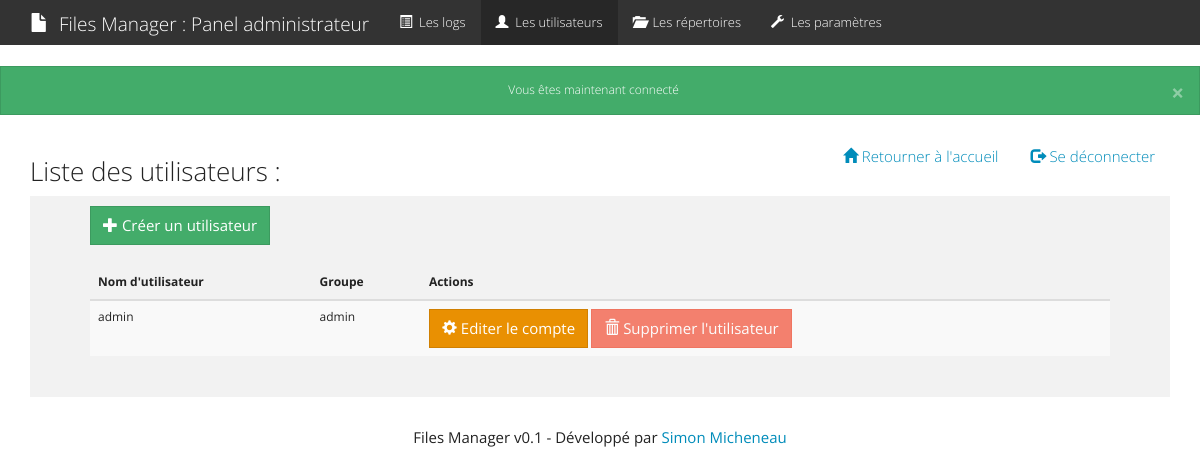
The app's page /admin/users.php (signed in), older data.
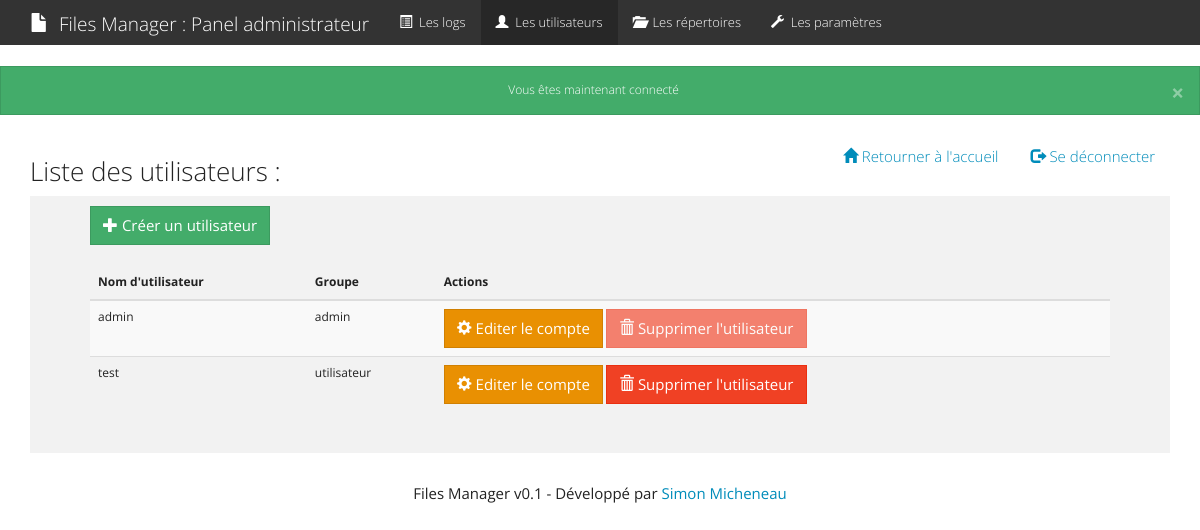
The same page, newer data.
### tables this page shows
CREATE TABLE IF NOT EXISTS `users` (
  `id` int(11) NOT NULL AUTO_INCREMENT,
  `username` varchar(255) NOT NULL,
  `password` varchar(255) NOT NULL,
  `id_rank` int(11) NOT NULL,
  PRIMARY KEY (`id`),
  KEY `id_rank` (`id_rank`)
);

CREATE TABLE IF NOT EXISTS `ranks` (
  `id` int(11) NOT NULL AUTO_INCREMENT,
  `name` varchar(255) NOT NULL,
  PRIMARY KEY (`id`)
);

### inc/function.php (called while the page is built, shortened)
<?php
function csrf(){
    return 'csrf='.$_SESSION['csrf'];
}
?>

### admin/users.php (the view, shortened to what this page needs)
<?php
  $page = "users";
  require_once 'inc/header.php';
?>
  <div class="container">
    <div class="header clearfix">
      <nav>
        <ul class="nav nav-pills pull-right">
          <li><a href="../index.php"><span class="glyphicon glyphicon-home"></span> Retourner à l'accueil</a></li>
          <li><a href="../logout.php"><span class="glyphicon glyphicon-log-out"></span> Se déconnecter</a></li>
        </ul>
      </nav>
      <h3>Liste des utilisateurs :</h3>
    </div>
    <div class="jumbotron">
      <a href="register.php" class="btn btn-success input-margin"><span class="glyphicon glyphicon-plus"></span> Créer un utilisateur</a>
      <br/><br/>
      <table class="table table-striped">
        <thead>
          <tr>
            <th>Nom d'utilisateur</th>
            <th>Groupe</th>
            <th>Actions</th>
          </tr>
        </thead>
        <tbody>
          <?php
            $req = $pdo->query('SELECT * FROM users');
            while($data = $req->fetch()){
              $rank = $pdo->quote($data->id_rank);
              $req2 = $pdo->query("SELECT * FROM ranks WHERE id = $rank");
              $result = $req2->fetch();
              if($data->username == $_SESSION['auth']->username){
                $disabled = 'disabled';
              }else{
                $disabled = '';
              }
              echo '<tr>
                      <td>'.$data->username.'</td>
                      <td>'.$result->name.'</td>
                      <td>
                        <a href="update.php?id='.$data->id.'" class="btn btn-warning input-margin"><span class="glyphicon glyphicon-cog"></span> Editer le compte</a>
                        <a href="users.php?delete='.$data->id.'&'.csrf().'" class="btn btn-danger input-margin '.$disabled.'" onclick="return confirm(\'Êtes vous sur ?\');"><span class="glyphicon glyphicon-trash"></span> Supprimer l\'utilisateur</a>
                      </td>
                    </tr>';
            }
          ?>
        </tbody>
      </table>
    </div>
  </div>
<?php
  require_once 'inc/footer.php';
?>

### admin/inc/header.php (shortened to what this page needs)
<?php
  require_once '../inc/function.php';
?>
<!DOCTYPE html>
<html lang="fr">
  <head>
    <link href="../asset/css/bootstrap.css" rel="stylesheet">
  </head>
  <body>
    <nav class="navbar navbar-default">
    <div class="container">
      <div class="navbar-header">
        <a class="navbar-brand"><span class="glyphicon glyphicon-file"></span> &nbsp;Files Manager : Panel administrateur</a>
      </div>
      <div class="collapse navbar-collapse" id="bs-example-navbar-collapse-1">
        <ul class="nav navbar-nav">
          <li <?php if(isset($page) && $page == "index"){echo "class=\"active\"";} ?>><a href="index.php"> <span class="glyphicon glyphicon-list-alt"></span> &nbsp;Les logs</a></li>
          <li <?php if(isset($page) && $page == "users"){echo "class=\"active\"";} ?>><a href="users.php"> <span class="glyphicon glyphicon-user"></span> &nbsp;Les utilisateurs</a></li>
          <li <?php if(isset($page) && $page == "directory"){echo "class=\"active\"";} ?>><a href="directory.php"> <span class="glyphicon glyphicon-folder-open"></span> &nbsp;Les répertoires</a></li>
          <li <?php if(isset($page) && $page == "settings"){echo "class=\"active\"";} ?>><a href="settings.php"> <span class="glyphicon glyphicon-wrench"></span> &nbsp;Les paramètres</a></li>
        </ul>
      </div>
    </div>
  </nav>
  <?php if(isset($_SESSION['flash'])): ?>
      <?php foreach($_SESSION['flash'] as $type => $message): ?>
          <div class="alert text-center alert-<?= $type; ?>">
            <button type="button" class="close" data-dismiss="alert">&times;</button>
              <?= $message; ?>
          </div>
      <?php endforeach; ?>
  <?php endif; ?>

Row changes from the older to the newer data that the page shows:
added users: username "test", id_rank.name "utilisateur"
